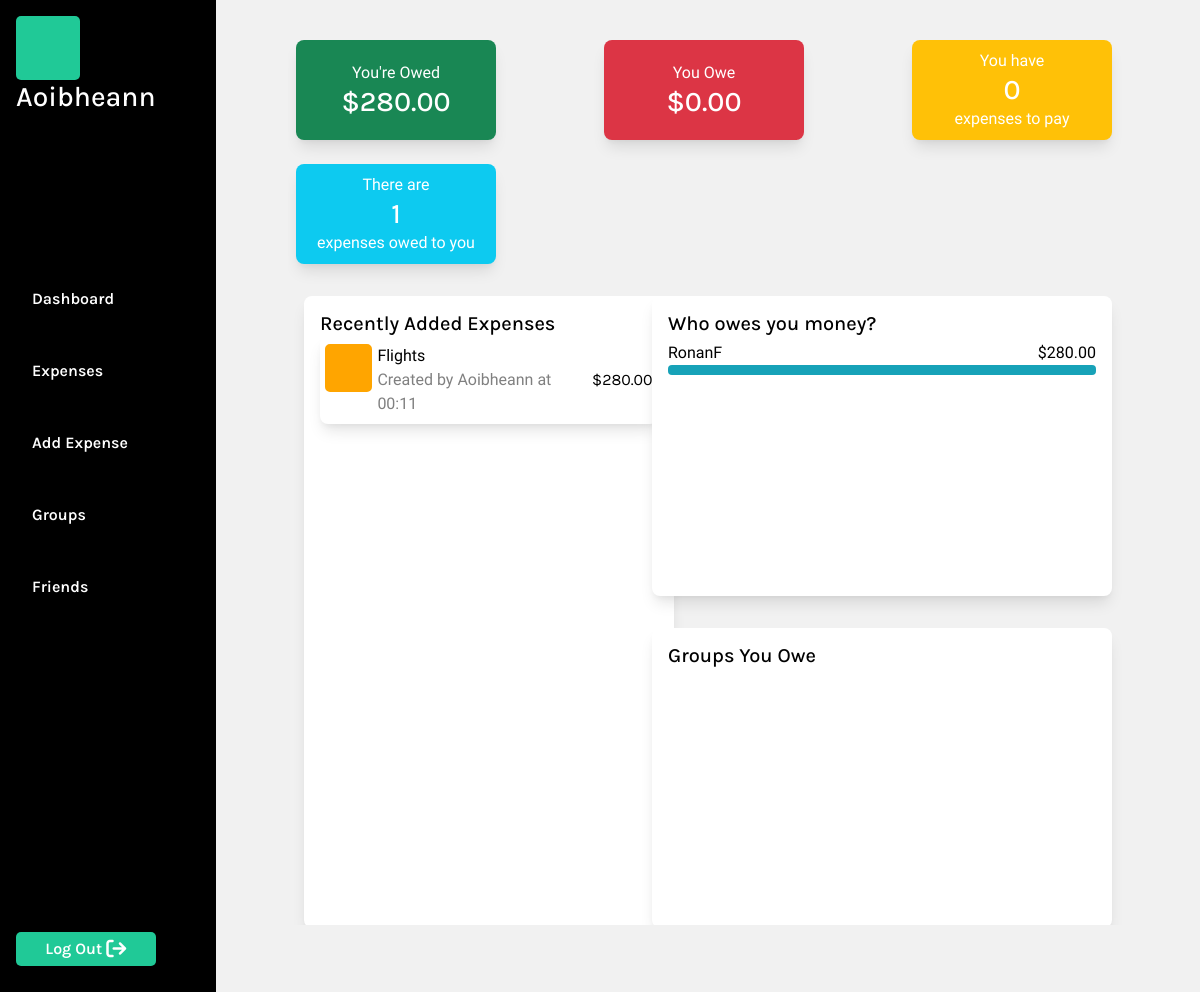
/ (signed in), run on the app's committed database.
### MainApp/models.py (models this page shows, shortened)
class User(AbstractUser):
    pass

class Expense(models.Model):
    CURRENCY_CHOICES = [
        ('CAD', 'CAD - Canadian Dollar'),
        ('GBP', 'GBP - British Pound Sterling'),
        ('AUD', 'AUD - Australian Dollar'),
        ('EUR', 'EUR - Euro'),
        ('USD', 'USD - United States Dollar'),
    ]
    amount = models.DecimalField(max_digits=10, decimal_places=2)
    remaining_balance = models.DecimalField(max_digits=10, decimal_places=2, default=0.00)
    description = models.CharField(max_length=100)
    date_added = models.DateTimeField(auto_now_add=True)
    payment_group = models.ForeignKey(PaymentGroup, on_delete=models.CASCADE, related_name="expenses",  null=True, blank=True)
    created_by_user = models.ForeignKey(User, on_delete=models.CASCADE, related_name="created_expenses")
    currency = models.CharField(max_length=3, choices=CURRENCY_CHOICES)
    paid = models.BooleanField(default=False)

### MainApp/views.py (the view)
# urls.py: path('', views.index, name="index"),
def index(request):
    if not request.user.is_authenticated:
        return HttpResponseRedirect(reverse("login"))
    user = request.user
    owe_sum = Owing.objects.filter(user=user, paid=False).aggregate(total_remaining_balance=Sum('remaining_balance'))
    total_remaining_balance = owe_sum['total_remaining_balance'] or 0
    count_of_owing_to_me_expenses = len(Expense.objects.filter(created_by_user=user, paid=False))
    owed_sum = Owing.objects.filter(expense__created_by_user = user, paid=False).aggregate(total_remaining_balance=Sum('remaining_balance'))
    total_outstanding_balance = owed_sum['total_remaining_balance'] or 0
    count_of_owed_by_me_expenses = len(Owing.objects.filter(user=user, paid=False))
    try:
        friends = Friends.objects.get(user=user).friends.all()
    except Friends.DoesNotExist:
        friends = None
    friends_owe = Owing.objects.filter(expense__created_by_user=user,paid=False).exclude(user=user).values('user__username').annotate(total_owed=Sum('amount'))
    owed_sum = Owing.objects.filter(expense__created_by_user=user).aggregate(total_remaining_balance=Sum('remaining_balance'))
    total_outstanding_balance = owed_sum['total_remaining_balance'] or 0
    for friend in friends_owe:
        friend['percentage'] = (friend['total_owed'] / total_outstanding_balance) * 100 if total_outstanding_balance != 0 else 0
    owe_sum = Owing.objects.filter(user=user).aggregate(total_remaining_balance=Sum('remaining_balance'))
    total_remaining_balance = owe_sum['total_remaining_balance'] or 0
    groups_owe = Owing.objects.filter(user=user, paid=False).exclude(expense__created_by_user=user).values('expense__payment_group__group_name').annotate(total_owed=Sum('amount'))
    for group in groups_owe:
        group['percentage'] = (group['total_owed'] / total_remaining_balance) * 100 if total_remaining_balance != 0 else 0
    groups = PaymentGroup.objects.filter(members = user)
    recent_expenses = Expense.objects.filter(
        Q(created_by_user=user) | Q(sub_expenses__user=user)
    ).order_by('-date_added')
    unique_expenses = []
    seen_ids = set()
    for expense in recent_expenses:
        if expense.id not in seen_ids:
            unique_expenses.append(expense)
            seen_ids.add(expense.id)
    recent_expenses = unique_expenses[:10]
    return render(request, "MainApp/index.html", {
        "owed_by_me_balance": total_remaining_balance,
        "owed_to_me_balance": total_outstanding_balance,
        "groups": groups,
        "friends": friends,
        "expenses_owed_to_me_count": count_of_owing_to_me_expenses,
        "expenses_owed_by_me_count": count_of_owed_by_me_expenses,
        "friends_owe": friends_owe,
        "groups_owe": groups_owe,
        "recent_expenses": recent_expenses,
    })

### MainApp/templates/MainApp/index.html (shortened to what this page needs)
{% extends "MainApp/layout.html" %}
{% block body %}
    <div class="section-container">
        <div id="home-container">
            <div id="dashboard">
                <div class="charts">
                    <div id="header-chart-block" class="charts-block">
                        <div class="header-chart owed-chart">
                            <p>You're Owed</p>
                            <h3>${{ owed_to_me_balance|floatformat:2 }}</h3>
                        </div>
                        <div class="header-chart owe-chart">
                            <p>You Owe</p>
                            <h3>${{ owed_by_me_balance|floatformat:2 }}</h3>
                        </div>
                        <div class="header-chart paid-chart">
                            <p>You have</p>
                            <h3><a class="chart-link" href="{% url 'owing' %}">{{ expenses_owed_by_me_count }}</a></h3>
                            <p>expenses to pay</p>
                        </div>
                        <div class ="header-chart created-chart">
                            <p>There are</p>
                            <h3><a class="chart-link" href="{% url 'expenses' %}">{{ expenses_owed_to_me_count }}</a></h3>
                            <p>expenses owed to you</p>
                        </div>
                    </div>
                    <div id="main-dashboard-block">
                        <div id="recent-expenses-chart-block" class="charts-block">
                            <div class="recent-transactions-container">
                                <h5>Recently Added Expenses</h5>
                                <ul class="recent-transactions-list">
                                    {% for expense in recent_expenses %}
                                        <li class="recent-expense-item">
                                            <div class="owing-item-part-1">
                                                <p class="owing-icon"></p>
                                                <div class="owing-summary">
                                                    <a href="{% url 'individual_expense' expense.id %}">
                                                        {{ expense.description }}
                                                    </a>
                                                    <div class="owing-sub-header">
                                                        <p>Created by {{ expense.created_by_user.username }} at {{ expense.date_added|time:"H:i" }}</p>
                                                    </div>
                                                </div>
                                            </div>
                                            <p class="owing-amount">${{ expense.remaining_balance|floatformat:2 }}</p>
                                        </li>
                                    {% endfor %}
                                </ul>
                            </div>
                        </div>
                        <div id="owed-chart-block" class="charts-block">
                            <div class="dash-chart">
                                <h5 class="progress-header">Who owes you money?</h5>
                                <div class="owed-to-bars">
                                    {% for friend in friends_owe %}
                                        <div class="progress-bar-container">
                                            <div class="progess-bar-headers">
                                                <p class="progress-title">{{ friend.user__username }}</p>
                                                <p class="progress-amount">${{ friend.total_owed|floatformat:2 }}</p>
                                            </div>
                                            <div class="progress" style="height: 10px;">
                                                <div class="progress-bar bg-info" role="progressbar" style="width: {{ friend.percentage }}%" aria-valuenow="{{ group.percentage }}" aria-valuemin="0" aria-valuemax="100"></div>
                                            </div>
                                        </div>
                                    {% endfor %}
                                </div>
                            </div>
                            <div class="dash-chart">
                                <h5 class="progress-header">Groups You Owe</h5>
                            </div>
                        </div>
                    </div>
                </div>
            </div>
        </div>
    </div>
{% endblock %}

### MainApp/templates/MainApp/layout.html (shortened to what this page needs)
{% load static %}
<!DOCTYPE html>
<html lang="en">
    <head>
        <link rel="stylesheet" href="https://cdn.jsdelivr.net/npm/bootstrap@4.3.1/dist/css/bootstrap.min.css">
        <link href="{% static 'MainApp/styles.css' %}" rel="stylesheet">
    </head>
    <body class="main">
        {% if user.is_authenticated %}
            <div id="nav-section">
                <div id="nav-container">
                    <div id="logged-in-status">
                        <div id="userProfileImg"></div>
                        {% if user.is_authenticated %}
                            <h3>{{ user.username }}</h3>
                        {% else %}
                            Not signed in.
                        {% endif %}
                    </div>
                    <ul id="nav">
                        {% if user.is_authenticated %}
                            <li class="nav-item">
                                <a class="nav-link" href="{% url 'index' %}">Dashboard</a>
                            </li>
                            <li class="nav-item">
                                <a class="nav-link" href="{% url 'expenses' %}">Expenses</a>
                            </li>
                            <li class="nav-item">
                                <a class="nav-link" href="{% url 'add_expense' %}">Add Expense</a>
                            </li>
                            <li class="nav-item">
                                <a class="nav-link" href="{% url 'groups' %}">Groups</a>
                            </li>
                            <li class="nav-item">
                                <a class="nav-link" href="{% url 'add_friend' %}">Friends</a>
                            </li>
                        {% endif %}
                    </ul>
                    <div id="logout">
                        {% if user.is_authenticated %}
                            <button class="logoutBtn">
                                <a class="logoutLink" href="{% url 'logout' %}">Log Out</a>
                                <i class="fa-solid fa-arrow-right-from-bracket fa-lg" style="color: #ffffff;"></i>
                            </button>
                        {% endif %}
                    </div>
                </div>
            </div>
        {% endif %}
        {% block body %}
        {% endblock %}
    </body>
</html>

### data on the page
User: username "Aoibheann"
Expense: description "Flights", created_by_user.username "Aoibheann", date_added "00:11", remaining_balance "280.00"

### other printed values
{{ owed_to_me_balance|floatformat:2 }} "280.00"
{{ owed_by_me_balance|floatformat:2 }} "0.00"
{{ expenses_owed_by_me_count }} "0"
{{ expenses_owed_to_me_count }} "1"
{{ friend.user__username }} "RonanF"
{{ friend.total_owed|floatformat:2 }} "280.00"
